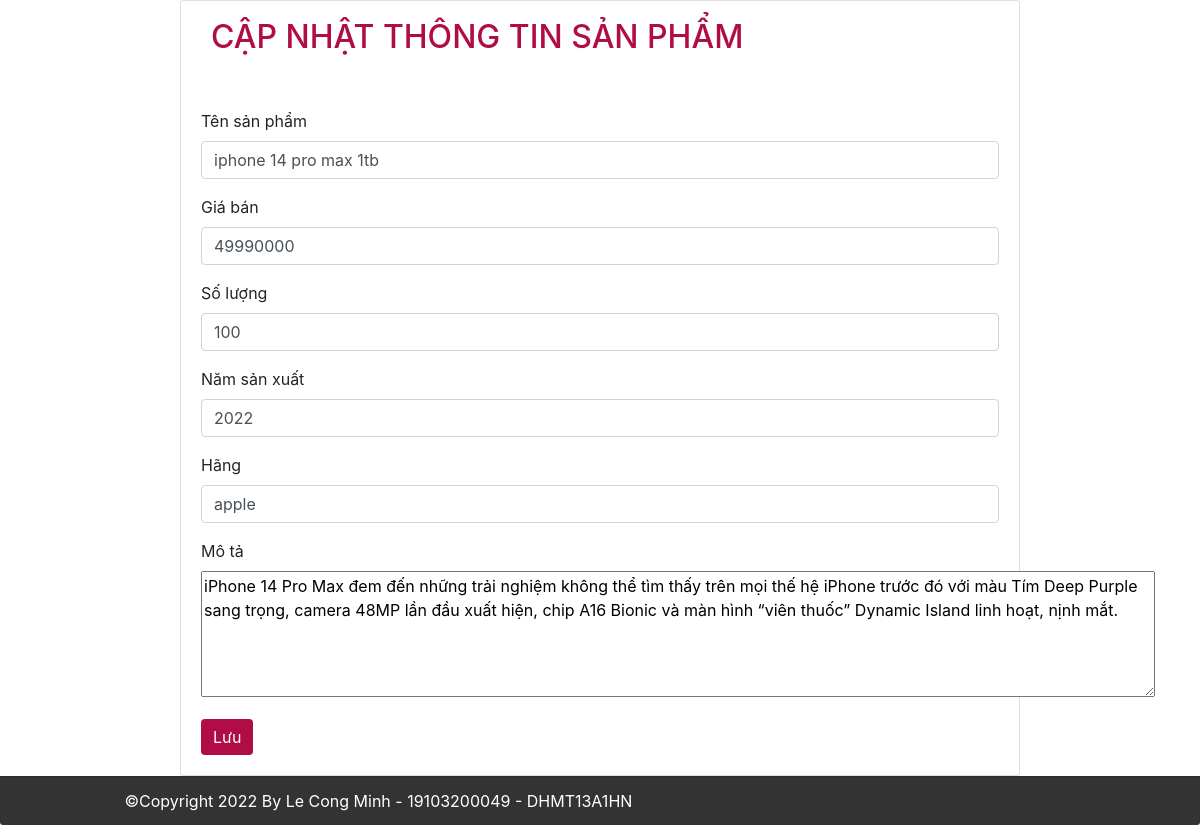
The app's page /?action=edit&id=1 with its own data.
### tables this page shows
CREATE TABLE `products` (
  `productId` INT(5) NOT NULL AUTO_INCREMENT,
  `productName` VARCHAR(100) NULL COLLATE 'utf8mb4_unicode_ci',
  `price` INT(11) NULL,
  `quantity` INT(11) NULL,
  `yearOfManufacture` INT(11) NULL,
  `brand` VARCHAR(100) NULL COLLATE 'utf8mb4_unicode_ci',
  `description` VARCHAR(2000) NULL COLLATE 'utf8mb4_unicode_ci',
  PRIMARY KEY (`productId`))
COLLATE='utf8mb4_unicode_ci';

### controllers/ProductController.php (called while the page is built, shortened)
<?php
require_once 'models/Product.php';
class ProductController
{
    public function edit(): void
    {
        $id = $_GET['id'];
        $each = (new Product())->find($id);
        require 'views/product/update.php';
    }
    public function check($action)
    {
        $this->$action();
    }
}

### models/Connect.php (called while the page is built, shortened)
<?php
class Connect
{
    private $host = 'localhost';
    private $user = 'root';
    private $pass = '';
    private $database = 'qldt';
    public function connectDB()
    {
        $connect = mysqli_connect($this->host, $this->user, $this->pass, $this->database);
        mysqli_set_charset($connect, 'utf8');
        return $connect;
    }
    public function excuteQuery($sql)
    {
        $connect = $this->connectDB();
        $result = mysqli_query($connect, $sql);
        return $result;
    }
}

### models/Product.php (called while the page is built, shortened)
<?php
require_once 'models/Connect.php';
require 'models/ProductObject.php';
class Product
{
    public function find($id): object
    {
        $sql = "select * from products where productId = $id";
        $result = (new Connect())->excuteQuery($sql);
        $each = mysqli_fetch_array($result);
        return new ProductObject($each);
    }
}

### models/ProductObject.php (called while the page is built, shortened)
<?php
class ProductObject
{
    private string $productName;
    private int $price;
    private int $quantity;
    private int $yearOfManufacture;
    private string $brand;
    private string $descripttion;
    public function getProductName()
    {
        return $this->productName;
    }
    public function getPrice()
    {
        return $this->price;
    }
    public function getQuantity()
    {
        return $this->quantity;
    }
    public function getYearOfManufacture()
    {
        return $this->yearOfManufacture;
    }
    public function getBrand()
    {
        return $this->brand;
    }
    public function getDescription()
    {
        return $this->descripttion;
    }
    public function __construct($each)
    {
        $this->productName = $each['productName'];
        $this->price = $each['price'];
        $this->quantity = $each['quantity'];
        $this->yearOfManufacture = $each['yearOfManufacture'];
        $this->brand = $each['brand'] ?? '';
        $this->descripttion = $each['description'] ? str_replace(`"`, `\"`, $each['description']) : '';
    }
}

### views/product/update.php (the view, shortened to what this page needs)
<div class="container-fluid">
    <div class="card">
        <div class="card-header">
            <h2>Cập nhật thông tin sản phẩm</h2>
        </div>
        <div class="card-body">
            <form action="?action=update" method="post" enctype="multipart/form-data">
                <div class="form-group">
                    <label for="">Tên sản phẩm</label>
                    <input type="text" name="productName" class="form-control" required value="<?php echo $each->getProductName(); ?>">
                </div>
                <div class="form-group">
                    <label for="">Giá bán</label>
                    <input type="number" name="price" min="0" class="form-control" required value="<?php echo $each->getPrice(); ?>">
                </div>
                <div class="form-group">
                    <label for="">Số lượng</label>
                    <input type="number" name="quantity" min="0" class="form-control" required value="<?php echo $each->getQuantity(); ?>">
                </div>
                <div class="form-group">
                    <label for="">Năm sản xuất</label>
                    <input type="number" name="yearOfManufacture" min="1900" max="<?php echo date("Y"); ?>" class="form-control" required value="<?php echo $each->getYearOfManufacture(); ?>">
                </div>
                <div class="form-group">
                    <label for="">Hãng</label>
                    <input type="text" name="brand" class="form-control" required value="<?php echo $each->getBrand(); ?>">
                </div>
                <div class="form-group">
                    <label for="">Mô tả</label><br>
                    <textarea name="description" id="description" cols="91" rows="5"><?php echo $each->getDescription(); ?></textarea>
                </div>
                <button type="submit" name="sbm" class="btn btn-primary">Lưu</button>
            </form>
        </div>
    </div>
</div>

### css/style.css (style rules this page uses)
:root { --main-color: #b00c45; }
.card-body { min-height: 77.1vh; }
.card-header { background-color: #fff; text-align: left; position: relative; border: 0; padding-bottom: 20px; }
#title, h2 { font-weight: 500; display: inline-block; color: var(--main-color); padding: 5px 0; padding-left: 10px; text-transform: uppercase; }
div.container-fluid { padding: 0; }
.btn-primary, .btn-primary:hover { background-color: var(--main-color); border: var(--main-color); }

### records on screen
products: productName "iphone 14 pro max 1tb", price "49990000", quantity "100", yearOfManufacture "2022", brand "apple", description "iPhone 14 Pro Max đem đến những trải nghiệm không thể tìm thấy trên mọi thế hệ iPhone trước đó với màu Tím Deep Purple sang trọng, camera 48MP lần đầu xuất hiện, chip A16 Bionic và màn hình “viên thuốc” Dynamic Island linh hoạt, nịnh mắt."
